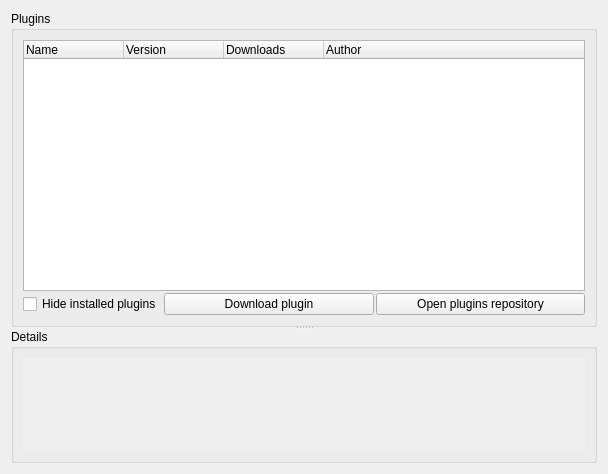
<?xml version="1.0" encoding="UTF-8"?>
<ui version="4.0">
 <class>PluginsDownloadPage</class>
 <widget class="QWidget" name="PluginsDownloadPage">
  <property name="geometry">
   <rect>
    <x>0</x>
    <y>0</y>
    <width>608</width>
    <height>474</height>
   </rect>
  </property>
  <layout class="QGridLayout" name="gridLayout">
   <item row="0" column="0">
    <widget class="QSplitter" name="splitter">
     <property name="orientation">
      <enum>Qt::Vertical</enum>
     </property>
     <property name="handleWidth">
      <number>2</number>
     </property>
     <widget class="QGroupBox" name="groupBox_2">
      <property name="title">
       <string>Plugins</string>
      </property>
      <layout class="QVBoxLayout">
       <property name="spacing">
        <number>2</number>
       </property>
       <item>
        <widget class="QTreeWidget" name="plugins">
         <property name="sizePolicy">
          <sizepolicy hsizetype="MinimumExpanding" vsizetype="Expanding">
           <horstretch>0</horstretch>
           <verstretch>0</verstretch>
          </sizepolicy>
         </property>
         <property name="acceptDrops">
          <bool>true</bool>
         </property>
         <property name="dragDropMode">
          <enum>QAbstractItemView::DropOnly</enum>
         </property>
         <property name="rootIsDecorated">
          <bool>false</bool>
         </property>
         <column>
          <property name="text">
           <string>Name</string>
          </property>
         </column>
         <column>
          <property name="text">
           <string>Version</string>
          </property>
         </column>
         <column>
          <property name="text">
           <string>Downloads</string>
          </property>
         </column>
         <column>
          <property name="text">
           <string>Author</string>
          </property>
         </column>
        </widget>
       </item>
       <item>
        <layout class="QHBoxLayout" name="horizontalLayout">
         <item>
          <widget class="QCheckBox" name="hide_installed">
           <property name="text">
            <string>Hide installed plugins</string>
           </property>
          </widget>
         </item>
         <item>
          <widget class="QPushButton" name="install_plugin">
           <property name="sizePolicy">
            <sizepolicy hsizetype="Expanding" vsizetype="Fixed">
             <horstretch>0</horstretch>
             <verstretch>0</verstretch>
            </sizepolicy>
           </property>
           <property name="text">
            <string>Download plugin</string>
           </property>
          </widget>
         </item>
         <item>
          <widget class="QPushButton" name="open_repo">
           <property name="sizePolicy">
            <sizepolicy hsizetype="Expanding" vsizetype="Fixed">
             <horstretch>0</horstretch>
             <verstretch>0</verstretch>
            </sizepolicy>
           </property>
           <property name="text">
            <string>Open plugins repository</string>
           </property>
          </widget>
         </item>
        </layout>
       </item>
      </layout>
     </widget>
     <widget class="QGroupBox" name="groupBox">
      <property name="sizePolicy">
       <sizepolicy hsizetype="Expanding" vsizetype="Expanding">
        <horstretch>0</horstretch>
        <verstretch>0</verstretch>
       </sizepolicy>
      </property>
      <property name="title">
       <string>Details</string>
      </property>
      <layout class="QVBoxLayout" name="_2">
       <property name="spacing">
        <number>0</number>
       </property>
       <item>
        <widget class="QScrollArea" name="scrollArea">
         <property name="enabled">
          <bool>true</bool>
         </property>
         <property name="sizePolicy">
          <sizepolicy hsizetype="Expanding" vsizetype="Expanding">
           <horstretch>0</horstretch>
           <verstretch>0</verstretch>
          </sizepolicy>
         </property>
         <property name="frameShape">
          <enum>QFrame::HLine</enum>
         </property>
         <property name="frameShadow">
          <enum>QFrame::Plain</enum>
         </property>
         <property name="lineWidth">
          <number>0</number>
         </property>
         <property name="verticalScrollBarPolicy">
          <enum>Qt::ScrollBarAsNeeded</enum>
         </property>
         <property name="widgetResizable">
          <bool>true</bool>
         </property>
         <property name="alignment">
          <set>Qt::AlignLeading|Qt::AlignLeft|Qt::AlignVCenter</set>
         </property>
         <widget class="QWidget" name="scrollAreaWidgetContents">
          <property name="geometry">
           <rect>
            <x>0</x>
            <y>0</y>
            <width>570</width>
            <height>98</height>
           </rect>
          </property>
          <property name="sizePolicy">
           <sizepolicy hsizetype="Expanding" vsizetype="Expanding">
            <horstretch>0</horstretch>
            <verstretch>0</verstretch>
           </sizepolicy>
          </property>
          <layout class="QVBoxLayout" name="verticalLayout">
           <property name="sizeConstraint">
            <enum>QLayout::SetNoConstraint</enum>
           </property>
           <property name="leftMargin">
            <number>0</number>
           </property>
           <property name="topMargin">
            <number>0</number>
           </property>
           <property name="rightMargin">
            <number>6</number>
           </property>
           <property name="bottomMargin">
            <number>0</number>
           </property>
           <item>
            <widget class="QLabel" name="details">
             <property name="sizePolicy">
              <sizepolicy hsizetype="Expanding" vsizetype="Expanding">
               <horstretch>0</horstretch>
               <verstretch>0</verstretch>
              </sizepolicy>
             </property>
             <property name="minimumSize">
              <size>
               <width>0</width>
               <height>0</height>
              </size>
             </property>
             <property name="frameShape">
              <enum>QFrame::Box</enum>
             </property>
             <property name="lineWidth">
              <number>0</number>
             </property>
             <property name="text">
              <string/>
             </property>
             <property name="alignment">
              <set>Qt::AlignLeading|Qt::AlignLeft|Qt::AlignTop</set>
             </property>
             <property name="wordWrap">
              <bool>true</bool>
             </property>
             <property name="indent">
              <number>0</number>
             </property>
             <property name="openExternalLinks">
              <bool>true</bool>
             </property>
             <property name="textInteractionFlags">
              <set>Qt::LinksAccessibleByMouse|Qt::TextSelectableByMouse</set>
             </property>
            </widget>
           </item>
          </layout>
         </widget>
        </widget>
       </item>
      </layout>
     </widget>
    </widget>
   </item>
  </layout>
 </widget>
 <resources/>
 <connections/>
</ui>
